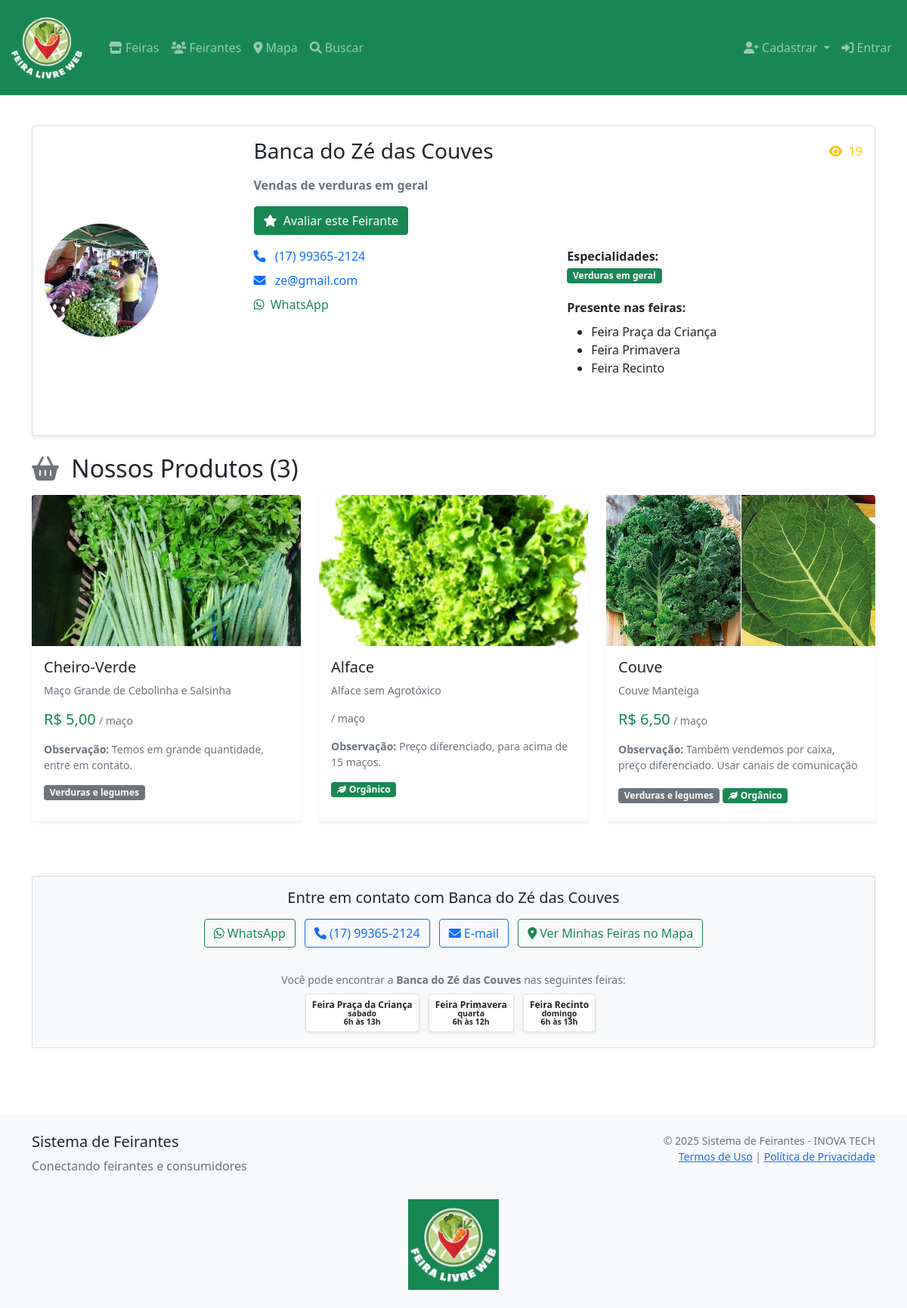
Page /feirantes/loja/banca-do-ze-das-couves/ on the earlier database version.
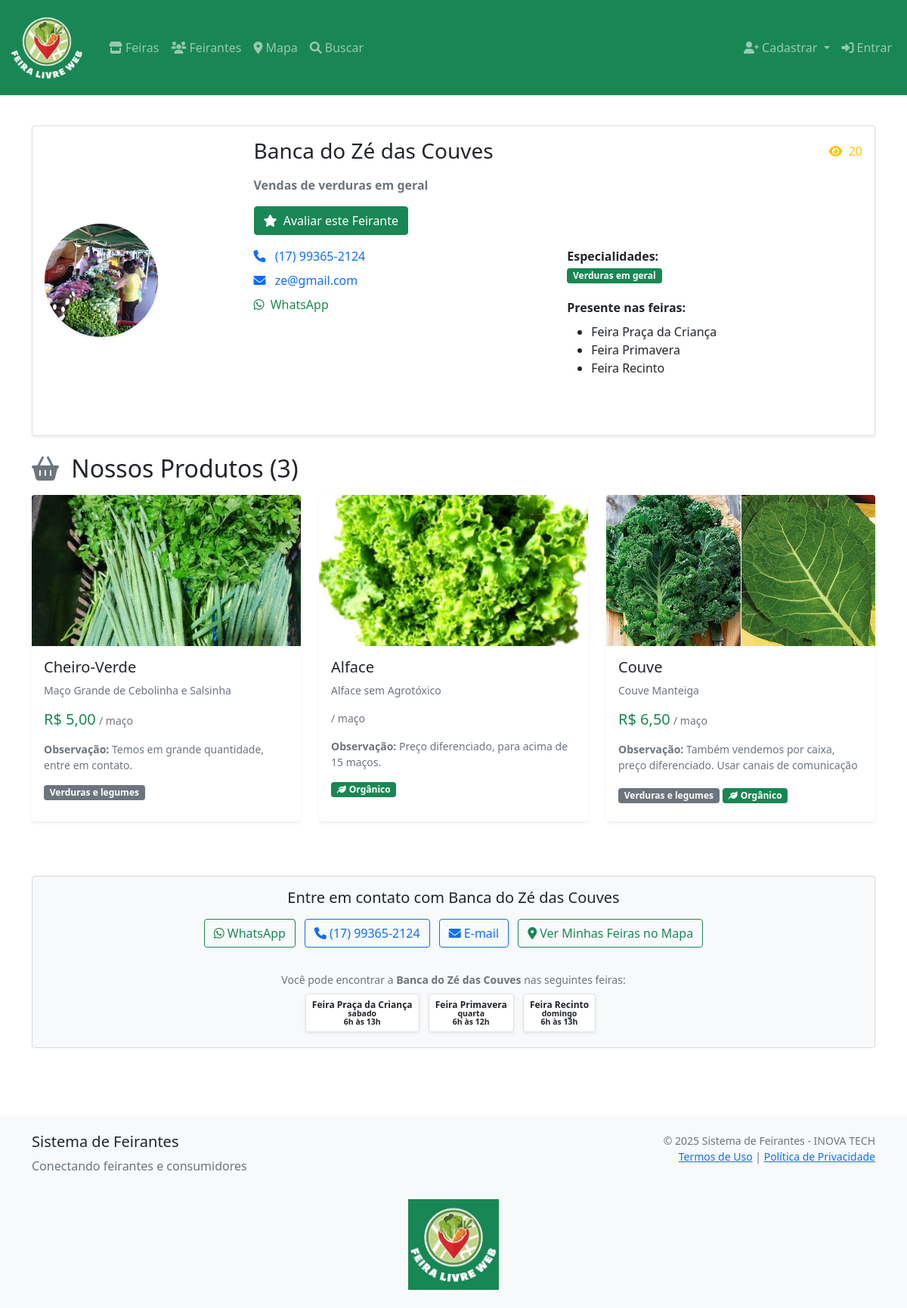
Same page on the later database version.
### feirantes/models.py (models this page shows, shortened)
class Feirante(models.Model):
    usuario = models.OneToOneField(
        User, on_delete=models.CASCADE, related_name='feirante')
    nome_comercial = models.CharField(max_length=200)
    cpf = models.CharField(max_length=14, unique=True)
    telefone = models.CharField(max_length=20)
    whatsapp = models.CharField(max_length=20, blank=True)
    email = models.EmailField(unique=True)
    endereco = models.TextField(blank=True)
    cidade = models.CharField(max_length=100, blank=True)
    estado = models.CharField(max_length=2, blank=True)
    cep = models.CharField(max_length=9, blank=True)
    descricao = models.TextField(blank=True)
    foto = models.ImageField(upload_to='feirantes/', blank=True, null=True)
    especialidades = models.ManyToManyField(
        Especialidade, blank=True,
        help_text="Principais produtos/especialidades")
    feiras = models.ManyToManyField(
        Feira,
        blank=True,
        help_text="Feiras onde o feirante participa",
        related_name="feirantes"
    )
    subdominio = models.SlugField(
        max_length=100, unique=True,
        help_text="URL da loja: site.com/loja/[subdominio]")
    instagram = models.CharField(max_length=100, blank=True)
    facebook = models.CharField(max_length=100, blank=True)
    ativo = models.BooleanField(default=True)
    verificado = models.BooleanField(default=False)
    criado_em = models.DateTimeField(auto_now_add=True)
    atualizado_em = models.DateTimeField(auto_now=True)
    views = models.PositiveIntegerField(default=0)
    class Meta:
        verbose_name = 'Feirante'
        verbose_name_plural = 'Feirantes'
        ordering = ['nome_comercial']
    @property
    def telefone_formatado(self):
        if not self.telefone:
            return ""
        numero = self.telefone
        if numero.startswith('55'):
            numero = numero[2:]
        if len(numero) == 11:
            return f"({numero[:2]}) {numero[2:7]}-{numero[7:]}"
        elif len(numero) == 10:
            return f"({numero[:2]}) {numero[2:6]}-{numero[6:]}"
        return numero

### feirantes/views.py (the view)
# urls.py: path('loja/<slug:subdominio>/', views.loja_feirante, name='loja_feirante'),
def loja_feirante(request, subdominio):
    feirante: Feirante = get_object_or_404(
        Feirante, subdominio=subdominio, ativo=True
    )
    produtos = Produto.objects.filter(
        feirante=feirante, disponivel=True
    ).select_related('categoria')
    viewed_key = f"viewed_feirante_{feirante.id}"  # type: ignore
    if viewed_key not in request.session:
        if (
            not request.user.is_authenticated
            or not hasattr(request.user, 'feirante')
            or request.user.feirante.id != feirante.id  # type: ignore
        ):
            Feirante.objects.filter(subdominio=subdominio).update(
                views=F('views') + 1
            )
            request.session[viewed_key] = True  # Marca como visualizado
    return render(request, 'feirantes/loja.html', {
        'feirante': feirante,
        'produtos': produtos
    })

### feirantes/templates/feirantes/loja.html (shortened to what the changed rows need)
{% extends 'feirantes/base.html' %}
{% load static %}
{% block content %}
<div class="container py-3">
    <div class="card shadow-sm mb-4">
        <div class="card-body">
            <div class="row align-items-center text-center text-md-start">
                <div class="col-md-3 mb-3 mb-md-0">
                    {% if feirante.foto %}
                    <img src="{{ feirante.foto.url }}" class="img-fluid rounded-circle shadow-sm"
                        alt="{{ feirante.nome_comercial }}" style="width: 150px; height: 150px; object-fit: cover;">
                    {% else %}
                    <div class="bg-success text-white rounded-circle d-inline-flex align-items-center justify-content-center shadow-sm"
                        style="width: 150px; height: 150px;">
                        <i class="fas fa-store" style="font-size: 3rem;"></i>
                    </div>
                    {% endif %}
                </div>
                <div class="col-md-9">
                    <div class="d-flex justify-content-between align-items-center flex-wrap">
                        <h1 class="h3 mb-0">{{ feirante.nome_comercial }}</h1>
                        <span class="text-warning mt-2 mt-md-0">
                            <i class="fas fa-eye me-1"></i> {{ feirante.views }}
                        </span>
                    </div>
                    {% if feirante.descricao %}
                    <p class="text-muted mt-3"><strong>{{ feirante.descricao }}</strong></p>
                    {% endif %}
                    <div class="row mt-3">
                        <div class="col-md-6">
                            {% if feirante.telefone %}
                            <p class="mb-2">
                                <i class="fas fa-phone text-primary me-2"></i>
                                <a href="tel:{{ feirante.telefone }}" class="text-decoration-none">
                                    {{ feirante.telefone_formatado }}
                                </a>
                            </p>
                            {% endif %}
                            {% if feirante.email %}
                            <p class="mb-2">
                                <i class="fas fa-envelope text-primary me-2"></i>
                                <a href="mailto:{{ feirante.email }}" class="text-decoration-none">
                                    {{ feirante.email }}
                                </a>
                            </p>
                            {% endif %}
                        </div>
                    </div>
                </div>
            </div>
        </div>
    </div>
    {% if produtos %}
    <h2 class="mb-3">
        <i class="fas fa-shopping-basket text-secondary me-2"></i>
        Nossos Produtos ({{ produtos.count }})
    </h2>
    {% endif %}
    <div class="card bg-light mt-5">
        <div class="card-body text-center">
            <h5>Entre em contato com {{ feirante.nome_comercial }}</h5>
            <div class="mt-3">
                {% if feirante.whatsapp %}
                <a href="https://wa.me/55{{ feirante.whatsapp }}"
                    onclick="window.open(this.href, '_blank', 'noopener,noreferrer'); return false;"
                    class="btn btn-outline-success me-2 mb-2">
                    <i class="fab fa-whatsapp me-1"></i>WhatsApp
                </a>
                {% endif %}
                {% if feirante.telefone %}
                <a href="tel:{{ feirante.telefone }}" class="btn btn-outline-primary me-2 mb-2">
                    <i class="fas fa-phone me-1"></i>{{ feirante.telefone_formatado }}
                </a>
                {% endif %}
                {% if feirante.email %}
                <a href="mailto:{{ feirante.email }}" class="btn btn-outline-primary me-2 mb-2">
                    <i class="fas fa-envelope me-1"></i>E-mail
                </a>
                {% endif %}
                <a href="{% url 'feirantes:mapa_feiras_feirante' feirante.subdominio %}"
                    class="btn btn-outline-success mb-2">
                    <i class="fas fa-map-marker-alt me-1"></i>Ver Minhas Feiras no Mapa
                </a>
            </div>
            {% if feirante.feiras.all %}
            <div class="mt-4">
                <small class="text-muted">
                    Você pode encontrar a <strong>{{ feirante.nome_comercial }}</strong> nas seguintes feiras:
                </small>
                <div class="mt-2">
                    {% for feira in feirante.feiras.all %}
                    <div class="badge bg-white text-dark border me-2 mb-1 p-2 shadow-sm">
                        <strong>{{ feira.nome }}</strong>
                        {% if feira.dias_funcionamento %}
                        <br><small>{{ feira.dias_funcionamento }}</small>
                        {% endif %}
                        {% if feira.horario_funcionamento %}
                        <br><small>{{ feira.horario_funcionamento }}</small>
                        {% endif %}
                    </div>
                    {% endfor %}
                </div>
            </div>
            {% endif %}
        </div>
    </div>
</div>
{% endblock %}

Differences in the rows shown:
changed Feirante "Banca do Zé das Couves": views "19" → "20"
